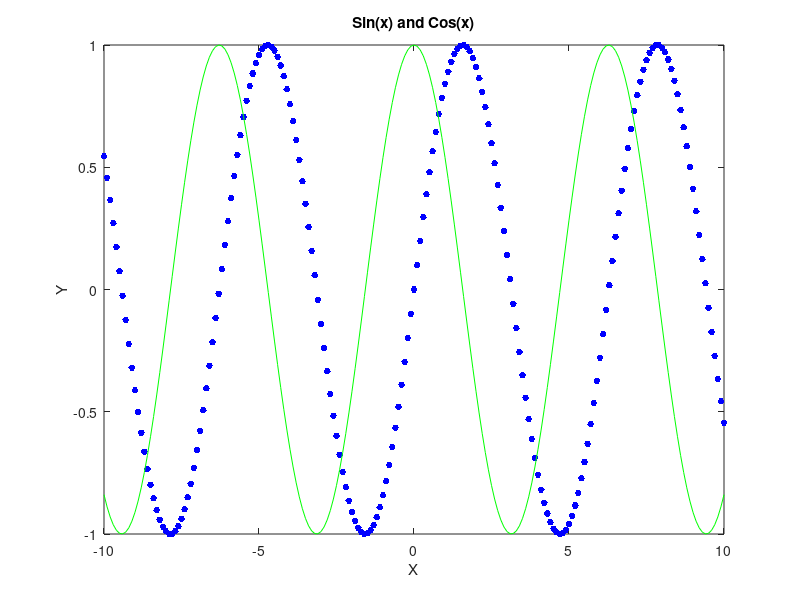

This figure's MATLAB source: (Note: this script raises an error after producing the figure.)
%Assignment 4
%Author:- Krunal Rank
%IDE:- MATLAB
%% Question 1
clc;
clear all;
close all;

x = -10:0.01:10;
y = sin(x);
plot(x,y);
title('Sin(x)');
xlabel('X');
ylabel('Y');

%% Question 2
clc;
clear all;
close all;

x = -10:0.1:10;
y = sin(x);
z = cos(x);
plot(x,y,'b.','MarkerSize',15,x,z,'g-');
title('Sin(x) and Cos(x)');
xlabel('X');
ylabel('Y');

%% Question 3
clc;
clear all;
close all;

x = 0:0.01:5*pi;
y = x.^2;

polarplot(x,y);
title('X^2');

%% Question 4
clc;
clear all;
close all;

x = -8:0.01:8;
y = -8:0.01:8;
r = sqrt(x.^2 + y.^2);
z = sin(r)./r;

plot(x,z);

%% Question 5
clc;
clear all;
close all;

x = -10:0.01:10;
y1 = 2 - (x-3).^2;
y2 = x./2 + 1;
plot(x,y1,'g-',x,y2,'b.');

%% Question 6
clc;
clear all;
close all;

x = -10:0.01:10;
y = 3*x.^4+ 2*x.^3+ 7*x.^2+ 2*x + 9;
plot(x,y);

%% Question 7
clc;
clear all;
close all;

labels = {'Walk','Bike','Car','Bus'};
x = [9 3 6 12];
explode = [1 1 1 1];
pie(x,explode);
legend(labels);

figure;

bar(x);